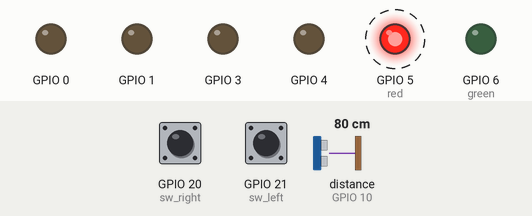
A program run on a simulated ESP32 board running MicroPython. Shown: output pins drawn as LEDs (lit = HIGH). Dashed ring = blinking. Inputs (shaded band) come from the test bench; at power-on: distance to the obstacle (sensor on GPIO 10) 80 cm, GPIO 20 (sw_right) HIGH, GPIO 21 (sw_left) HIGH. The echo pulse lasts 58.3 µs per cm; pins used as bus, display or sensor lines are not drawn; what the program prints to the serial console is not drawn.

Above: at 2.89 s.
3.3 s: distance to the obstacle (sensor on GPIO 10) set to 97 cm
6.3 s: distance to the obstacle (sensor on GPIO 10) set to 106 cm
At 7.5 s:
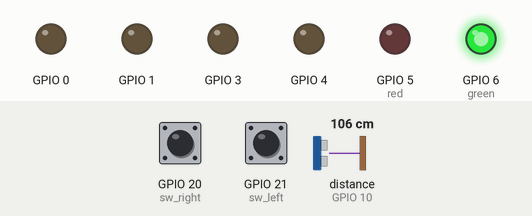
7.8 s: GPIO 20 (sw_right) pulled LOW for 0.15 s
At 9.1 s:
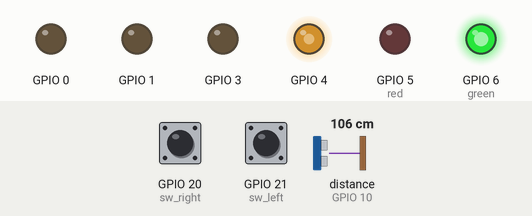
9.4 s: GPIO 21 (sw_left) pulled LOW for 0.15 s
At 10.2 s:
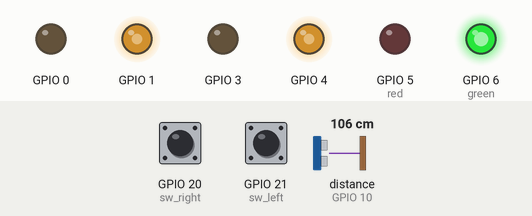
11.0 s: GPIO 20 (sw_right) pulled LOW for 1 s
At 11.8 s:
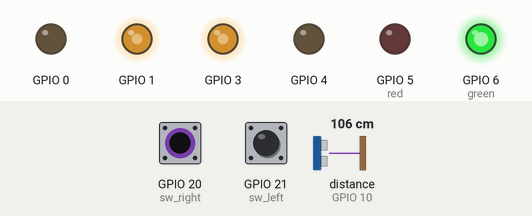
13.5 s: GPIO 21 (sw_left) pulled LOW for 1 s
At 14.7 s:
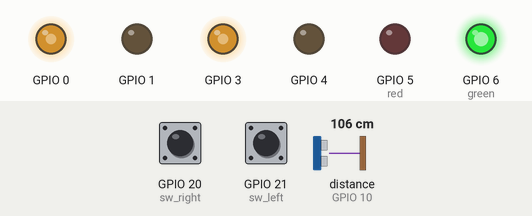
Timing chart, 0 to 16.5 s (numbered marks = the images above; inputs shaded):
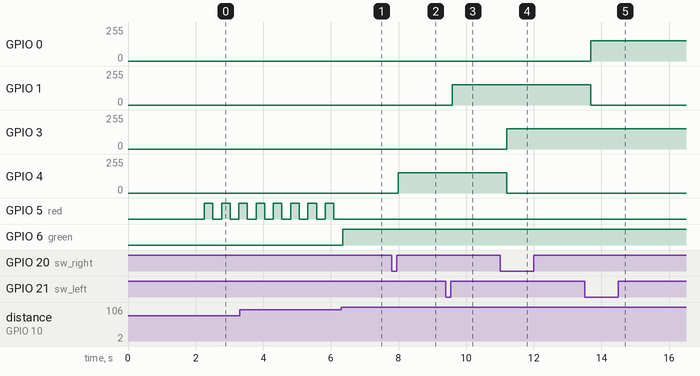

The program:

main.py
```python
"""
第 8 章综合主程序（可开机自启）
行为: 左右键三态控轮 + 超声远绿近红
上电先延时, 便于 Ctrl-C 打断
"""
import time
import config
from button import sw_left, sw_right
from status_led import StatusLed
from motor_driver import Car
from ultrasonic import Ultrasonic

STATE_NAME = ("停止", "前进", "反转")


def apply_motor(motor, state):
    if state == 1:
        motor.forward(config.SPEED)
    elif state == 2:
        motor.backward(config.SPEED)
    else:
        motor.stop()


def blink_period_ms(d_cm):
    if d_cm <= config.NEAR_CM:
        return 50
    return int(
        50
        + (d_cm - config.NEAR_CM)
        * (500 - 50)
        / (config.THRESHOLD_CM - config.NEAR_CM)
    )


print("[main] 启动倒计时 {}s, Ctrl-C 可中止...".format(config.BOOT_DELAY_S))
time.sleep(config.BOOT_DELAY_S)

car = Car()
car.stop()
leds = StatusLed()
us = Ultrasonic()
state_l = state_r = 0
last_measure = last_toggle = time.ticks_ms()

print("[main] 进入主循环: SW21 左轮 / SW20 右轮 + 超声灯")
try:
    while True:
        if sw_right.pressed_edge():
            state_r = (state_r + 1) % 3
            apply_motor(car.right, state_r)
            print("右轮", STATE_NAME[state_r])
        if sw_left.pressed_edge():
            state_l = (state_l + 1) % 3
            apply_motor(car.left, state_l)
            print("左轮", STATE_NAME[state_l])

        now = time.ticks_ms()
        if time.ticks_diff(now, last_measure) >= config.MEASURE_INTERVAL_MS:
            d = us.measure_cm()
            if d < 0:
                leds.off()
            elif d >= config.THRESHOLD_CM:
                leds.far()
            else:
                period = blink_period_ms(d)
                if time.ticks_diff(now, last_toggle) >= period // 2:
                    leds.near_toggle()
                    last_toggle = now
            last_measure = now
        time.sleep_ms(10)
except KeyboardInterrupt:
    print("[main] 用户中断")
finally:
    car.stop()
    car.deinit()
    leds.off()
    print("[main] 已停止")
```

config.py
```python
"""第 8 章：引脚与参数配置（驱动板 v1.1 实测）"""

LEFT_MOTOR_1 = 1
LEFT_MOTOR_2 = 0
RIGHT_MOTOR_1 = 4
RIGHT_MOTOR_2 = 3

ULTRASONIC_TRIG = 7
ULTRASONIC_ECHO = 10

LED_RED = 5
LED_GREEN = 6

SW_LEFT = 21   # SW21
SW_RIGHT = 20  # SW20

SPEED = 60
THRESHOLD_CM = 100
NEAR_CM = 10
BOOT_DELAY_S = 2
MEASURE_INTERVAL_MS = 120
PWM_FREQ = 1000
MAX_DUTY = 1023
```

button.py
```python
"""板载轻触开关：低有效，边沿检测"""
from machine import Pin
import time
import config


class Button:
    def __init__(self, pin_num, debounce_ms=180):
        self.pin = Pin(pin_num, Pin.IN, Pin.PULL_UP)
        self.debounce_ms = debounce_ms
        self._last = self.pin.value()

    def pressed_edge(self):
        """按下边沿返回 True（松开->按下）"""
        v = self.pin.value()
        edge = (v == 0 and self._last == 1)
        self._last = v
        if edge:
            time.sleep_ms(self.debounce_ms)
            self._last = self.pin.value()
        return edge


sw_left = Button(config.SW_LEFT)
sw_right = Button(config.SW_RIGHT)
```

status_led.py
```python
"""状态灯：LED5 红/左，LED6 绿/右"""
from machine import Pin
import config


class StatusLed:
    def __init__(self):
        self.red = Pin(config.LED_RED, Pin.OUT, value=0)
        self.green = Pin(config.LED_GREEN, Pin.OUT, value=0)

    def off(self):
        self.red.value(0)
        self.green.value(0)

    def far(self):
        self.green.value(1)
        self.red.value(0)

    def near_toggle(self):
        self.green.value(0)
        self.red.value(not self.red.value())
```

motor_driver.py
```python
"""电机驱动（读 config）"""
from machine import Pin, PWM
import config


class Motor:
    def __init__(self, pin1_num, pin2_num):
        self._pwm1 = PWM(Pin(pin1_num), freq=config.PWM_FREQ, duty=0)
        self._pwm2 = PWM(Pin(pin2_num), freq=config.PWM_FREQ, duty=0)

    def forward(self, speed=100):
        duty = int(config.MAX_DUTY * min(max(speed, 0), 100) / 100)
        self._pwm1.duty(duty)
        self._pwm2.duty(0)

    def backward(self, speed=100):
        duty = int(config.MAX_DUTY * min(max(speed, 0), 100) / 100)
        self._pwm1.duty(0)
        self._pwm2.duty(duty)

    def stop(self):
        self._pwm1.duty(0)
        self._pwm2.duty(0)

    def deinit(self):
        self._pwm1.deinit()
        self._pwm2.deinit()


class Car:
    def __init__(self):
        self.left = Motor(config.LEFT_MOTOR_1, config.LEFT_MOTOR_2)
        self.right = Motor(config.RIGHT_MOTOR_1, config.RIGHT_MOTOR_2)

    def stop(self):
        self.left.stop()
        self.right.stop()

    def deinit(self):
        self.left.deinit()
        self.right.deinit()
```

ultrasonic.py
```python
"""超声波（读 config）"""
from machine import Pin, time_pulse_us
import time
import config


class Ultrasonic:
    def __init__(self):
        self.trig = Pin(config.ULTRASONIC_TRIG, Pin.OUT, value=0)
        self.echo = Pin(config.ULTRASONIC_ECHO, Pin.IN)

    def measure_cm(self):
        self.trig.value(0)
        time.sleep_us(5)
        self.trig.value(1)
        time.sleep_us(10)
        self.trig.value(0)
        try:
            dur = time_pulse_us(self.echo, 1, 30000)
        except OSError:
            return -1
        if dur < 0:
            return -1
        return dur * 0.0343 / 2
```

Measured:
- the behaviour switches between 100 and 101 cm on distance to the obstacle (sensor on GPIO 10) (found by bisection; images 0 and 1)
- after the input at 6.3 s, GPIO 5 (red): stops changing and stays LOW; GPIO 6 (green): LOW → HIGH after 0.05 s
- after the input at 7.8 s, GPIO 4: 0/255 → 153/255 after 0.19 s
- after the input at 9.4 s, GPIO 1: 0/255 → 153/255 after 0.18 s
- after the input at 11.0 s, GPIO 3: 0/255 → 153/255 after 0.19 s; GPIO 4: 153/255 → 0/255 after 0.19 s
- after the input at 13.5 s, GPIO 0: 0/255 → 153/255 after 0.19 s; GPIO 1: 153/255 → 0/255 after 0.19 s
- by itself, GPIO 5 (red): alternates HIGH for 0.26 s and LOW for 0.26 s
